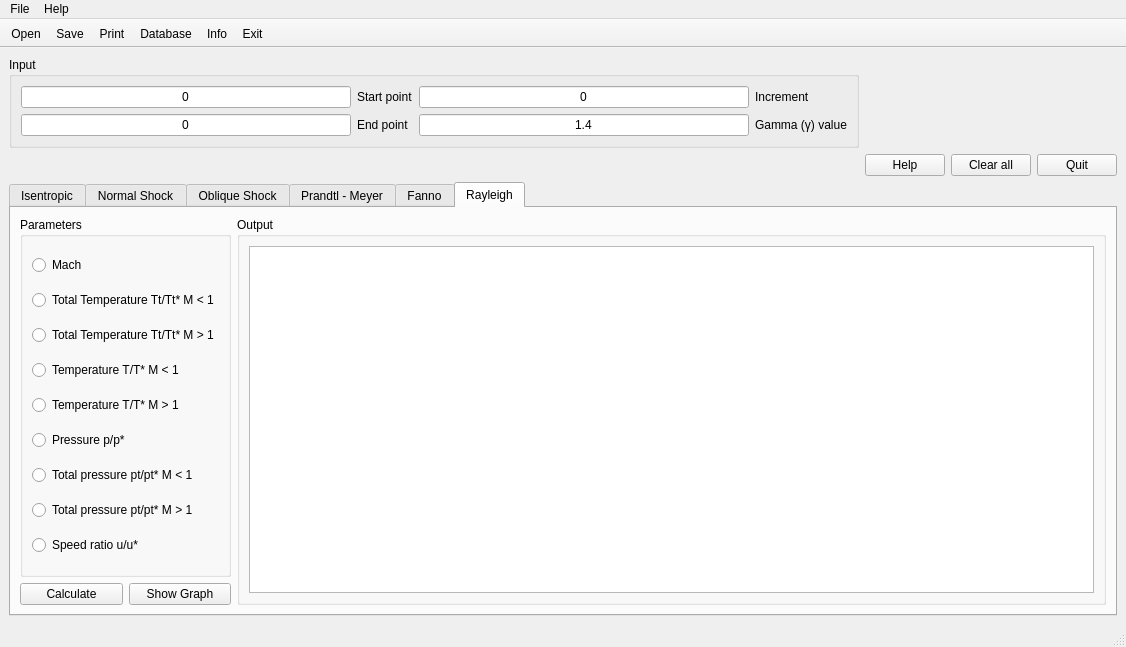
<?xml version="1.0" encoding="UTF-8"?>
<ui version="4.0">
 <class>MainWindow</class>
 <widget class="QMainWindow" name="MainWindow">
  <property name="geometry">
   <rect>
    <x>0</x>
    <y>0</y>
    <width>1126</width>
    <height>647</height>
   </rect>
  </property>
  <property name="windowTitle">
   <string>Py_ComFlo</string>
  </property>
  <widget class="QWidget" name="centralwidget">
   <layout class="QGridLayout" name="gridLayout_5">
    <item row="1" column="1">
     <widget class="QPushButton" name="helpBtn">
      <property name="text">
       <string>Help</string>
      </property>
     </widget>
    </item>
    <item row="1" column="2">
     <widget class="QPushButton" name="pushButton">
      <property name="text">
       <string>Clear all</string>
      </property>
     </widget>
    </item>
    <item row="1" column="3">
     <widget class="QPushButton" name="QuitBtn">
      <property name="text">
       <string>Quit</string>
      </property>
     </widget>
    </item>
    <item row="2" column="0" colspan="4">
     <widget class="QTabWidget" name="tabWidget">
      <property name="currentIndex">
       <number>5</number>
      </property>
      <widget class="QWidget" name="tab_4">
       <attribute name="title">
        <string>Isentropic</string>
       </attribute>
       <layout class="QGridLayout" name="gridLayout_7">
        <item row="0" column="0" colspan="2">
         <widget class="QGroupBox" name="groupBox_4">
          <property name="title">
           <string>Parameters</string>
          </property>
          <layout class="QGridLayout" name="gridLayout_6">
           <item row="0" column="0">
            <widget class="QRadioButton" name="machIsentropicRadioButton">
             <property name="text">
              <string>Mach</string>
             </property>
            </widget>
           </item>
           <item row="1" column="0">
            <widget class="QRadioButton" name="tempIsentropicRadioButton">
             <property name="text">
              <string>Temperature ratio, T/Tt</string>
             </property>
            </widget>
           </item>
           <item row="2" column="0">
            <widget class="QRadioButton" name="pressIsentropicRadioButton">
             <property name="text">
              <string>Pressure ratio, p/pt</string>
             </property>
            </widget>
           </item>
           <item row="3" column="0">
            <widget class="QRadioButton" name="densityIsentropicRadioButton">
             <property name="text">
              <string>Density ratio, ρ/ρt</string>
             </property>
            </widget>
           </item>
           <item row="4" column="0">
            <widget class="QRadioButton" name="dynamicIsentropicRadioButton">
             <property name="text">
              <string>Dynamic pressure ratio, q/p</string>
             </property>
            </widget>
           </item>
           <item row="5" column="0">
            <widget class="QRadioButton" name="lowerDynIsentropicRadioButton">
             <property name="text">
              <string>Dynamic to total pressure q/pt  M &lt; 1.4</string>
             </property>
            </widget>
           </item>
           <item row="6" column="0">
            <widget class="QRadioButton" name="greaterDynIsentropicRadioButton">
             <property name="text">
              <string>Dynamic to total pressure q/pt  M &gt; 1.4</string>
             </property>
            </widget>
           </item>
           <item row="7" column="0">
            <widget class="QRadioButton" name="cssIsentropicRadioButton">
             <property name="text">
              <string>Speed of sound ratio, u/a*</string>
             </property>
            </widget>
           </item>
           <item row="8" column="0">
            <widget class="QRadioButton" name="subAcaIsentropicRadioButton">
             <property name="text">
              <string>Critical area ratio , A*/A  M &lt; 1</string>
             </property>
            </widget>
           </item>
           <item row="9" column="0">
            <widget class="QRadioButton" name="supAcaIsentropicRadioButton">
             <property name="text">
              <string>Critical area ratio , A*/A  M &gt; 1</string>
             </property>
            </widget>
           </item>
          </layout>
         </widget>
        </item>
        <item row="0" column="2" rowspan="2">
         <widget class="QGroupBox" name="groupBox_3">
          <property name="title">
           <string>Output</string>
          </property>
          <layout class="QHBoxLayout" name="horizontalLayout">
           <item>
            <widget class="QTextEdit" name="ShowIsentropic">
             <property name="html">
              <string>&lt;!DOCTYPE HTML PUBLIC &quot;-//W3C//DTD HTML 4.0//EN&quot; &quot;http://www.w3.org/TR/REC-html40/strict.dtd&quot;&gt;
&lt;html&gt;&lt;head&gt;&lt;meta name=&quot;qrichtext&quot; content=&quot;1&quot; /&gt;&lt;style type=&quot;text/css&quot;&gt;
p, li { white-space: pre-wrap; }
&lt;/style&gt;&lt;/head&gt;&lt;body style=&quot; font-family:'MS Shell Dlg 2'; font-size:8.25pt; font-weight:400; font-style:normal;&quot;&gt;
&lt;p style=&quot;-qt-paragraph-type:empty; margin-top:0px; margin-bottom:0px; margin-left:0px; margin-right:0px; -qt-block-indent:0; text-indent:0px;&quot;&gt;&lt;br /&gt;&lt;/p&gt;&lt;/body&gt;&lt;/html&gt;</string>
             </property>
            </widget>
           </item>
          </layout>
         </widget>
        </item>
        <item row="1" column="0">
         <widget class="QPushButton" name="IsentropicBtn">
          <property name="text">
           <string>Calculate</string>
          </property>
         </widget>
        </item>
        <item row="1" column="1">
         <widget class="QPushButton" name="ShowIsentropicGraph">
          <property name="text">
           <string>Show Graph</string>
          </property>
         </widget>
        </item>
       </layout>
      </widget>
      <widget class="QWidget" name="tab_3">
       <attribute name="title">
        <string>Normal Shock</string>
       </attribute>
       <layout class="QGridLayout" name="gridLayout_10">
        <item row="0" column="0" colspan="2">
         <widget class="QGroupBox" name="groupBox_6">
          <property name="title">
           <string>Parameters</string>
          </property>
          <layout class="QGridLayout" name="gridLayout_9">
           <item row="0" column="0">
            <widget class="QRadioButton" name="mach1NormalShockRadioButton">
             <property name="text">
              <string>Upstream Mach (M1)</string>
             </property>
            </widget>
           </item>
           <item row="1" column="0">
            <widget class="QRadioButton" name="mach2NormalShockRadioButton">
             <property name="text">
              <string>Downstream Mach (M2)</string>
             </property>
            </widget>
           </item>
           <item row="2" column="0">
            <widget class="QRadioButton" name="P2P1NormalShockRadioButton">
             <property name="text">
              <string>Pressure   p2/p1</string>
             </property>
            </widget>
           </item>
           <item row="3" column="0">
            <widget class="QRadioButton" name="densityNormalShockRadioButton">
             <property name="text">
              <string>Density  ρ2/ρ1</string>
             </property>
            </widget>
           </item>
           <item row="4" column="0">
            <widget class="QRadioButton" name="temperatureNormalShockRadioButton">
             <property name="text">
              <string>Temperature T2/T1</string>
             </property>
            </widget>
           </item>
           <item row="5" column="0">
            <widget class="QRadioButton" name="p2pt1LowerNormalShockRadioButton">
             <property name="text">
              <string>Total pressure  p2/pt1  M &lt; 1.5</string>
             </property>
            </widget>
           </item>
           <item row="6" column="0">
            <widget class="QRadioButton" name="p2pt1GreaterNormalShockRadioButton">
             <property name="text">
              <string>Total pressure  p2/pt1  M &gt; 1.5</string>
             </property>
            </widget>
           </item>
           <item row="7" column="0">
            <widget class="QRadioButton" name="p2pt2NormalShockRadioButton">
             <property name="text">
              <string>Total pressure  p2/pt2</string>
             </property>
            </widget>
           </item>
           <item row="8" column="0">
            <widget class="QRadioButton" name="pt2pt1NormalShockRadioButton">
             <property name="text">
              <string>Total pressure  pt2/pt1</string>
             </property>
            </widget>
           </item>
           <item row="9" column="0">
            <widget class="QRadioButton" name="p1pt2NormalShockRadioButton">
             <property name="text">
              <string>Total pressure  p1/pt2</string>
             </property>
            </widget>
           </item>
          </layout>
         </widget>
        </item>
        <item row="0" column="2" rowspan="2">
         <widget class="QGroupBox" name="groupBox_7">
          <property name="title">
           <string>Output</string>
          </property>
          <layout class="QGridLayout" name="gridLayout_8">
           <item row="0" column="0">
            <widget class="QTextEdit" name="ShowNormalShock"/>
           </item>
          </layout>
         </widget>
        </item>
        <item row="1" column="0">
         <widget class="QPushButton" name="NormalShockBtn">
          <property name="text">
           <string>Calculate</string>
          </property>
         </widget>
        </item>
        <item row="1" column="1">
         <widget class="QPushButton" name="ShowNormalShockGraph">
          <property name="text">
           <string>Show Graph</string>
          </property>
         </widget>
        </item>
       </layout>
      </widget>
      <widget class="QWidget" name="tab_5">
       <attribute name="title">
        <string>Oblique Shock</string>
       </attribute>
       <layout class="QGridLayout" name="gridLayout_11">
        <item row="0" column="2" rowspan="3">
         <widget class="QGroupBox" name="groupBox_12">
          <property name="title">
           <string>Output</string>
          </property>
          <layout class="QGridLayout" name="gridLayout_12">
           <item row="0" column="0">
            <widget class="QTextEdit" name="ShowObliqueShock"/>
           </item>
          </layout>
         </widget>
        </item>
        <item row="0" column="0" colspan="2">
         <widget class="QGroupBox" name="groupBox_13">
          <property name="title">
           <string>Parameters</string>
          </property>
          <layout class="QGridLayout" name="gridLayout_13">
           <item row="0" column="0">
            <widget class="QRadioButton" name="MxObliqueShockRadioButton">
             <property name="text">
              <string>Mx</string>
             </property>
            </widget>
           </item>
           <item row="1" column="0">
            <widget class="QRadioButton" name="saObliqueShockRadioButton">
             <property name="text">
              <string>Wave angle, ( deg )</string>
             </property>
            </widget>
           </item>
           <item row="2" column="0">
            <widget class="QRadioButton" name="wraObliqueShockRadioButton">
             <property name="text">
              <string>Weak ramp angle, ( deg )</string>
             </property>
            </widget>
           </item>
           <item row="3" column="0">
            <widget class="QRadioButton" name="sraObliqueShockRadioButton">
             <property name="text">
              <string>Strong ramp angle, ( deg )</string>
             </property>
            </widget>
           </item>
          </layout>
         </widget>
        </item>
        <item row="2" column="1">
         <widget class="QPushButton" name="ShowObliqueShockGraph">
          <property name="text">
           <string>Show Graph</string>
          </property>
         </widget>
        </item>
        <item row="2" column="0">
         <widget class="QPushButton" name="ObliqueShockBtn">
          <property name="text">
           <string>Calculate</string>
          </property>
         </widget>
        </item>
        <item row="1" column="0" colspan="2">
         <widget class="QGroupBox" name="groupBox_14">
          <property name="title">
           <string>Input</string>
          </property>
          <layout class="QGridLayout" name="gridLayout_14">
           <item row="0" column="0">
            <widget class="QLineEdit" name="obliqueBox">
             <property name="alignment">
              <set>Qt::AlignCenter</set>
             </property>
            </widget>
           </item>
           <item row="0" column="1">
            <widget class="QLabel" name="label_5">
             <property name="text">
              <string>Input value of parameter</string>
             </property>
            </widget>
           </item>
           <item row="1" column="0">
            <widget class="QLineEdit" name="upstreamObliqueBox">
             <property name="alignment">
              <set>Qt::AlignCenter</set>
             </property>
            </widget>
           </item>
           <item row="1" column="1">
            <widget class="QLabel" name="label_6">
             <property name="text">
              <string>Upstream mach value</string>
             </property>
            </widget>
           </item>
           <item row="2" column="0">
            <widget class="QLineEdit" name="gammaObliqueBox">
             <property name="text">
              <string>1.4</string>
             </property>
             <property name="alignment">
              <set>Qt::AlignCenter</set>
             </property>
            </widget>
           </item>
           <item row="2" column="1">
            <widget class="QLabel" name="label_7">
             <property name="text">
              <string>Gamma (γ) value</string>
             </property>
            </widget>
           </item>
          </layout>
         </widget>
        </item>
       </layout>
      </widget>
      <widget class="QWidget" name="tab">
       <attribute name="title">
        <string>Prandtl - Meyer</string>
       </attribute>
       <layout class="QGridLayout" name="gridLayout_15">
        <item row="0" column="0">
         <widget class="QGroupBox" name="groupBox_5">
          <property name="title">
           <string>Parameters</string>
          </property>
          <layout class="QGridLayout" name="gridLayout_16">
           <item row="0" column="0">
            <widget class="QRadioButton" name="machPMradioButton">
             <property name="text">
              <string>Mach</string>
             </property>
            </widget>
           </item>
           <item row="1" column="0">
            <widget class="QRadioButton" name="pressurePMradioButton">
             <property name="text">
              <string>Pressure, p/pt</string>
             </property>
            </widget>
           </item>
           <item row="2" column="0">
            <widget class="QRadioButton" name="machAnglePMradioButton">
             <property name="text">
              <string>Mach angle, μ ( deg )</string>
             </property>
            </widget>
           </item>
           <item row="3" column="0">
            <widget class="QRadioButton" name="PMangleRadioButton">
             <property name="text">
              <string>Prandtl-Meyer angle, ν ( deg )</string>
             </property>
            </widget>
           </item>
          </layout>
         </widget>
        </item>
        <item row="0" column="1" rowspan="2">
         <widget class="QGroupBox" name="groupBox_2">
          <property name="title">
           <string>Output</string>
          </property>
          <layout class="QGridLayout" name="gridLayout_17">
           <item row="0" column="0">
            <widget class="QTextEdit" name="ShowPM">
             <property name="frameShape">
              <enum>QFrame::StyledPanel</enum>
             </property>
             <property name="frameShadow">
              <enum>QFrame::Sunken</enum>
             </property>
            </widget>
           </item>
          </layout>
         </widget>
        </item>
        <item row="1" column="0">
         <widget class="QPushButton" name="PMBtn">
          <property name="text">
           <string>Calculate</string>
          </property>
         </widget>
        </item>
       </layout>
      </widget>
      <widget class="QWidget" name="tab_6">
       <attribute name="title">
        <string>Fanno</string>
       </attribute>
       <layout class="QGridLayout" name="gridLayout">
        <item row="0" column="0" colspan="2">
         <widget class="QGroupBox" name="groupBox_8">
          <property name="title">
           <string>Parameters</string>
          </property>
          <layout class="QGridLayout" name="gridLayout_3">
           <item row="0" column="0">
            <widget class="QRadioButton" name="machFannoRadioButton">
             <property name="text">
              <string>Mach</string>
             </property>
            </widget>
           </item>
           <item row="1" column="0">
            <widget class="QRadioButton" name="tempFannoRadioButton">
             <property name="text">
              <string>Temperature T/T*</string>
             </property>
            </widget>
           </item>
           <item row="2" column="0">
            <widget class="QRadioButton" name="staticpFannoRadioButton">
             <property name="text">
              <string>Static pressure p/p*</string>
             </property>
            </widget>
           </item>
           <item row="3" column="0">
            <widget class="QRadioButton" name="totalLowerFannoRadioButton">
             <property name="text">
              <string>Total pressure  pt/pt*  M &lt; 1</string>
             </property>
            </widget>
           </item>
           <item row="4" column="0">
            <widget class="QRadioButton" name="totalGreaterFannoRadioButton">
             <property name="text">
              <string>Total pressure  pt/pt*  M &gt; 1</string>
             </property>
            </widget>
           </item>
           <item row="5" column="0">
            <widget class="QRadioButton" name="speedFannoRadioButton">
             <property name="text">
              <string>Speed ratio u/u*</string>
             </property>
            </widget>
           </item>
           <item row="6" column="0">
            <widget class="QRadioButton" name="fldLowerFannoRadioButton">
             <property name="text">
              <string>f (Lcr / D)  M &lt; 1</string>
             </property>
            </widget>
           </item>
           <item row="7" column="0">
            <widget class="QRadioButton" name="fldGreaterFannoRadioButton">
             <property name="text">
              <string>f (Lcr / D)  M &gt; 1</string>
             </property>
            </widget>
           </item>
          </layout>
         </widget>
        </item>
        <item row="0" column="2" rowspan="2">
         <widget class="QGroupBox" name="groupBox_9">
          <property name="title">
           <string>Output</string>
          </property>
          <layout class="QGridLayout" name="gridLayout_2">
           <item row="0" column="0">
            <widget class="QTextEdit" name="ShowFanno"/>
           </item>
          </layout>
         </widget>
        </item>
        <item row="1" column="0">
         <widget class="QPushButton" name="FannoBtn">
          <property name="text">
           <string>Calculate</string>
          </property>
         </widget>
        </item>
        <item row="1" column="1">
         <widget class="QPushButton" name="ShowFannoGraph">
          <property name="text">
           <string>Show Graph</string>
          </property>
         </widget>
        </item>
       </layout>
      </widget>
      <widget class="QWidget" name="tab_2">
       <attribute name="title">
        <string>Rayleigh</string>
       </attribute>
       <layout class="QGridLayout" name="gridLayout_18">
        <item row="0" column="0" colspan="2">
         <widget class="QGroupBox" name="groupBox_10">
          <property name="title">
           <string>Parameters</string>
          </property>
          <layout class="QGridLayout" name="gridLayout_19">
           <item row="0" column="0">
            <widget class="QRadioButton" name="machRayleighRadioButton">
             <property name="text">
              <string>Mach</string>
             </property>
            </widget>
           </item>
           <item row="1" column="0">
            <widget class="QRadioButton" name="totalLowerTempRayleighRadioButton">
             <property name="text">
              <string>Total Temperature Tt/Tt* M &lt; 1</string>
             </property>
            </widget>
           </item>
           <item row="2" column="0">
            <widget class="QRadioButton" name="totalGreaterTempRayleighRadioButton">
             <property name="text">
              <string>Total Temperature Tt/Tt* M &gt; 1</string>
             </property>
            </widget>
           </item>
           <item row="3" column="0">
            <widget class="QRadioButton" name="lowerTempRayleighRadioButton">
             <property name="text">
              <string>Temperature T/T* M &lt; 1</string>
             </property>
            </widget>
           </item>
           <item row="4" column="0">
            <widget class="QRadioButton" name="greaterTempRayleighRadioButton">
             <property name="text">
              <string>Temperature T/T* M &gt; 1</string>
             </property>
            </widget>
           </item>
           <item row="5" column="0">
            <widget class="QRadioButton" name="pressureRayleighRadioButton">
             <property name="text">
              <string>Pressure p/p*</string>
             </property>
            </widget>
           </item>
           <item row="6" column="0">
            <widget class="QRadioButton" name="lowerTotalPressureRayleighRadioButton">
             <property name="text">
              <string>Total pressure pt/pt* M &lt; 1</string>
             </property>
            </widget>
           </item>
           <item row="7" column="0">
            <widget class="QRadioButton" name="greaterTotalPessureRayleighRadioButton">
             <property name="text">
              <string>Total pressure pt/pt* M &gt; 1</string>
             </property>
            </widget>
           </item>
           <item row="8" column="0">
            <widget class="QRadioButton" name="speedRayleighRadioButton">
             <property name="text">
              <string>Speed ratio u/u*</string>
             </property>
            </widget>
           </item>
          </layout>
         </widget>
        </item>
        <item row="0" column="2" rowspan="2">
         <widget class="QGroupBox" name="groupBox_11">
          <property name="title">
           <string>Output</string>
          </property>
          <layout class="QGridLayout" name="gridLayout_20">
           <item row="0" column="0">
            <widget class="QTextEdit" name="ShowRayleigh"/>
           </item>
          </layout>
         </widget>
        </item>
        <item row="1" column="0">
         <widget class="QPushButton" name="RayleighBtn">
          <property name="text">
           <string>Calculate</string>
          </property>
         </widget>
        </item>
        <item row="1" column="1">
         <widget class="QPushButton" name="ShowRayleighGraph">
          <property name="text">
           <string>Show Graph</string>
          </property>
         </widget>
        </item>
       </layout>
      </widget>
     </widget>
    </item>
    <item row="0" column="0">
     <widget class="QGroupBox" name="groupBox">
      <property name="title">
       <string>Input</string>
      </property>
      <layout class="QGridLayout" name="gridLayout_4">
       <item row="0" column="1">
        <widget class="QLabel" name="label">
         <property name="text">
          <string>Start point</string>
         </property>
        </widget>
       </item>
       <item row="0" column="2">
        <widget class="QLineEdit" name="incBox">
         <property name="text">
          <string>0</string>
         </property>
         <property name="alignment">
          <set>Qt::AlignCenter</set>
         </property>
        </widget>
       </item>
       <item row="0" column="3">
        <widget class="QLabel" name="label_3">
         <property name="text">
          <string>Increment</string>
         </property>
        </widget>
       </item>
       <item row="0" column="0">
        <widget class="QLineEdit" name="startBox">
         <property name="text">
          <string>0</string>
         </property>
         <property name="alignment">
          <set>Qt::AlignCenter</set>
         </property>
        </widget>
       </item>
       <item row="1" column="0">
        <widget class="QLineEdit" name="endBox">
         <property name="text">
          <string>0</string>
         </property>
         <property name="alignment">
          <set>Qt::AlignCenter</set>
         </property>
        </widget>
       </item>
       <item row="1" column="1">
        <widget class="QLabel" name="label_2">
         <property name="text">
          <string>End point</string>
         </property>
        </widget>
       </item>
       <item row="1" column="2">
        <widget class="QLineEdit" name="gammaBox">
         <property name="text">
          <string>1.4</string>
         </property>
         <property name="alignment">
          <set>Qt::AlignCenter</set>
         </property>
        </widget>
       </item>
       <item row="1" column="3">
        <widget class="QLabel" name="label_4">
         <property name="text">
          <string>Gamma (γ) value</string>
         </property>
        </widget>
       </item>
      </layout>
     </widget>
    </item>
   </layout>
  </widget>
  <widget class="QMenuBar" name="menubar">
   <property name="geometry">
    <rect>
     <x>0</x>
     <y>0</y>
     <width>1126</width>
     <height>21</height>
    </rect>
   </property>
   <widget class="QMenu" name="menuFile">
    <property name="title">
     <string>File</string>
    </property>
    <addaction name="actionOpen"/>
    <addaction name="actionSave"/>
    <addaction name="actionPrint"/>
    <addaction name="separator"/>
    <addaction name="actionDatabase"/>
    <addaction name="separator"/>
    <addaction name="actionExit"/>
   </widget>
   <widget class="QMenu" name="menuHelp">
    <property name="title">
     <string>Help</string>
    </property>
    <addaction name="actionInfo"/>
   </widget>
   <addaction name="menuFile"/>
   <addaction name="menuHelp"/>
  </widget>
  <widget class="QStatusBar" name="statusbar"/>
  <widget class="QToolBar" name="toolBar">
   <property name="windowTitle">
    <string>toolBar</string>
   </property>
   <property name="movable">
    <bool>false</bool>
   </property>
   <attribute name="toolBarArea">
    <enum>TopToolBarArea</enum>
   </attribute>
   <attribute name="toolBarBreak">
    <bool>false</bool>
   </attribute>
   <addaction name="actionOpen"/>
   <addaction name="actionSave"/>
   <addaction name="actionPrint"/>
   <addaction name="actionDatabase"/>
   <addaction name="actionInfo"/>
   <addaction name="actionExit"/>
  </widget>
  <action name="actionOpen">
   <property name="icon">
    <iconset resource="icons.qrc">
     <normaloff>:/icons/Open_Folder - Default.png</normaloff>:/icons/Open_Folder - Default.png</iconset>
   </property>
   <property name="text">
    <string>Open</string>
   </property>
   <property name="toolTip">
    <string>Click here to open older file</string>
   </property>
   <property name="statusTip">
    <string>Open older file </string>
   </property>
   <property name="shortcut">
    <string>Ctrl+O</string>
   </property>
  </action>
  <action name="actionSave">
   <property name="icon">
    <iconset resource="icons.qrc">
     <normaloff>:/icons/Save.png</normaloff>:/icons/Save.png</iconset>
   </property>
   <property name="text">
    <string>Save</string>
   </property>
   <property name="toolTip">
    <string>Click here to save file</string>
   </property>
   <property name="statusTip">
    <string>Save file</string>
   </property>
   <property name="shortcut">
    <string>Ctrl+S</string>
   </property>
  </action>
  <action name="actionPrint">
   <property name="icon">
    <iconset resource="icons.qrc">
     <normaloff>:/icons/print.png</normaloff>:/icons/print.png</iconset>
   </property>
   <property name="text">
    <string>Print</string>
   </property>
   <property name="toolTip">
    <string>Click here to print</string>
   </property>
   <property name="statusTip">
    <string>Print</string>
   </property>
   <property name="shortcut">
    <string>Ctrl+P</string>
   </property>
  </action>
  <action name="actionDatabase">
   <property name="icon">
    <iconset resource="icons.qrc">
     <normaloff>:/icons/Database.png</normaloff>:/icons/Database.png</iconset>
   </property>
   <property name="text">
    <string>Database</string>
   </property>
   <property name="toolTip">
    <string>Click here to view SQLite3 Database</string>
   </property>
   <property name="statusTip">
    <string>Enter SQLite3 Database</string>
   </property>
   <property name="shortcut">
    <string>Ctrl+D</string>
   </property>
  </action>
  <action name="actionExit">
   <property name="icon">
    <iconset resource="icons.qrc">
     <normaloff>:/icons/Exit.png</normaloff>:/icons/Exit.png</iconset>
   </property>
   <property name="text">
    <string>Exit</string>
   </property>
   <property name="toolTip">
    <string>Click here to exit Py_ComFlo</string>
   </property>
   <property name="statusTip">
    <string>Exit Py_ComFlo</string>
   </property>
   <property name="shortcut">
    <string>Ctrl+Q</string>
   </property>
  </action>
  <action name="actionInfo">
   <property name="icon">
    <iconset resource="icons.qrc">
     <normaloff>:/icons/Info.png</normaloff>:/icons/Info.png</iconset>
   </property>
   <property name="text">
    <string>Info</string>
   </property>
   <property name="toolTip">
    <string>Click here for info </string>
   </property>
   <property name="statusTip">
    <string>Info about Py_ComFlo</string>
   </property>
   <property name="shortcut">
    <string>Ctrl+I</string>
   </property>
  </action>
 </widget>
 <tabstops>
  <tabstop>startBox</tabstop>
  <tabstop>endBox</tabstop>
  <tabstop>incBox</tabstop>
  <tabstop>gammaBox</tabstop>
  <tabstop>tabWidget</tabstop>
  <tabstop>pushButton</tabstop>
  <tabstop>PMangleRadioButton</tabstop>
  <tabstop>machPMradioButton</tabstop>
  <tabstop>machAnglePMradioButton</tabstop>
  <tabstop>QuitBtn</tabstop>
  <tabstop>pressurePMradioButton</tabstop>
  <tabstop>ShowPM</tabstop>
 </tabstops>
 <resources>
  <include location="icons.qrc"/>
 </resources>
 <connections>
  <connection>
   <sender>pushButton</sender>
   <signal>clicked()</signal>
   <receiver>incBox</receiver>
   <slot>clear()</slot>
   <hints>
    <hint type="sourcelabel">
     <x>800</x>
     <y>150</y>
    </hint>
    <hint type="destinationlabel">
     <x>359</x>
     <y>114</y>
    </hint>
   </hints>
  </connection>
  <connection>
   <sender>pushButton</sender>
   <signal>clicked()</signal>
   <receiver>ShowPM</receiver>
   <slot>clear()</slot>
   <hints>
    <hint type="sourcelabel">
     <x>800</x>
     <y>150</y>
    </hint>
    <hint type="destinationlabel">
     <x>608</x>
     <y>290</y>
    </hint>
   </hints>
  </connection>
  <connection>
   <sender>pushButton</sender>
   <signal>clicked()</signal>
   <receiver>gammaBox</receiver>
   <slot>clear()</slot>
   <hints>
    <hint type="sourcelabel">
     <x>800</x>
     <y>150</y>
    </hint>
    <hint type="destinationlabel">
     <x>347</x>
     <y>137</y>
    </hint>
   </hints>
  </connection>
  <connection>
   <sender>pushButton</sender>
   <signal>clicked()</signal>
   <receiver>startBox</receiver>
   <slot>clear()</slot>
   <hints>
    <hint type="sourcelabel">
     <x>800</x>
     <y>150</y>
    </hint>
    <hint type="destinationlabel">
     <x>101</x>
     <y>114</y>
    </hint>
   </hints>
  </connection>
  <connection>
   <sender>pushButton</sender>
   <signal>clicked()</signal>
   <receiver>endBox</receiver>
   <slot>clear()</slot>
   <hints>
    <hint type="sourcelabel">
     <x>800</x>
     <y>150</y>
    </hint>
    <hint type="destinationlabel">
     <x>96</x>
     <y>138</y>
    </hint>
   </hints>
  </connection>
  <connection>
   <sender>pushButton</sender>
   <signal>clicked()</signal>
   <receiver>ShowIsentropic</receiver>
   <slot>clear()</slot>
   <hints>
    <hint type="sourcelabel">
     <x>800</x>
     <y>150</y>
    </hint>
    <hint type="destinationlabel">
     <x>625</x>
     <y>325</y>
    </hint>
   </hints>
  </connection>
  <connection>
   <sender>pushButton</sender>
   <signal>clicked()</signal>
   <receiver>ShowNormalShock</receiver>
   <slot>clear()</slot>
   <hints>
    <hint type="sourcelabel">
     <x>769</x>
     <y>151</y>
    </hint>
    <hint type="destinationlabel">
     <x>499</x>
     <y>317</y>
    </hint>
   </hints>
  </connection>
  <connection>
   <sender>pushButton</sender>
   <signal>clicked()</signal>
   <receiver>ShowObliqueShock</receiver>
   <slot>clear()</slot>
   <hints>
    <hint type="sourcelabel">
     <x>775</x>
     <y>143</y>
    </hint>
    <hint type="destinationlabel">
     <x>572</x>
     <y>282</y>
    </hint>
   </hints>
  </connection>
  <connection>
   <sender>pushButton</sender>
   <signal>clicked()</signal>
   <receiver>ShowFanno</receiver>
   <slot>clear()</slot>
   <hints>
    <hint type="sourcelabel">
     <x>776</x>
     <y>149</y>
    </hint>
    <hint type="destinationlabel">
     <x>580</x>
     <y>256</y>
    </hint>
   </hints>
  </connection>
  <connection>
   <sender>pushButton</sender>
   <signal>clicked()</signal>
   <receiver>ShowRayleigh</receiver>
   <slot>clear()</slot>
   <hints>
    <hint type="sourcelabel">
     <x>767</x>
     <y>151</y>
    </hint>
    <hint type="destinationlabel">
     <x>582</x>
     <y>275</y>
    </hint>
   </hints>
  </connection>
 </connections>
</ui>
